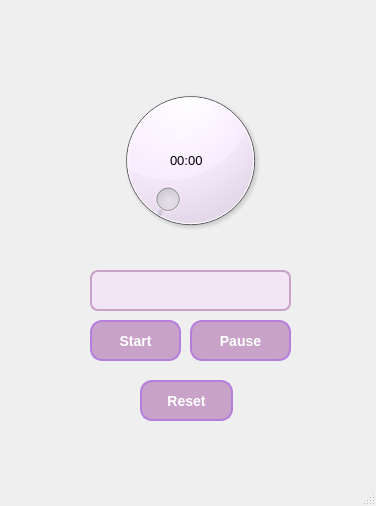
<?xml version="1.0" encoding="UTF-8"?>
<ui version="4.0">
 <class>MainWindow</class>
 <widget class="QMainWindow" name="MainWindow">
  <property name="geometry">
   <rect>
    <x>0</x>
    <y>0</y>
    <width>376</width>
    <height>506</height>
   </rect>
  </property>
  <property name="windowTitle">
   <string>MainWindow</string>
  </property>
  <widget class="QWidget" name="centralwidget">
   <widget class="QDial" name="dial">
    <property name="geometry">
     <rect>
      <x>110</x>
      <y>70</y>
      <width>161</width>
      <height>181</height>
     </rect>
    </property>
    <property name="styleSheet">
     <string notr="true">QDial {
        background: #F8ECFF;          /* زمینه روشن یاسی */
    }
    QDial::handle {
        background: #B57EDC;          /* رنگ هندل (دستگیره) */
        border: 2px solid #7A3E9D;
        width: 18px;
        height: 18px;
        border-radius: 9px;
        margin: -2px;
    }</string>
    </property>
   </widget>
   <widget class="QLineEdit" name="lineEdit">
    <property name="geometry">
     <rect>
      <x>90</x>
      <y>270</y>
      <width>201</width>
      <height>41</height>
     </rect>
    </property>
    <property name="styleSheet">
     <string notr="true">QLineEdit {
        background-color: #F3E5F5;   
        border: 2px solid #C8A2C8;   /* یاسی ملایم */
        border-radius: 8px;
        padding: 6px;
        font-size: 14px;
        color: #4A235A;              /* بنفش تیره برای نوشته */
    }
    QLineEdit:focus {
        border: 2px solid #B57EDC;   /* وقتی فوکوس میشه پررنگ‌تر */
        background-color: #F8ECFF;
    }</string>
    </property>
   </widget>
   <widget class="QPushButton" name="pushButton">
    <property name="geometry">
     <rect>
      <x>90</x>
      <y>320</y>
      <width>91</width>
      <height>41</height>
     </rect>
    </property>
    <property name="styleSheet">
     <string notr="true">QPushButton {
        background-color: #C8A2C8;  
        color: white;
        font-size: 14px;
        font-weight: bold;
        border-radius: 12px;
        padding: 8px 16px;
        border: 2px solid #B57EDC;
    }
    QPushButton:hover {
        background-color: #B57EDC;  
    }
    QPushButton:pressed {
        background-color: #9A4EAE; 
        border: 2px solid #7A3E9D;
    }</string>
    </property>
    <property name="text">
     <string>Start</string>
    </property>
   </widget>
   <widget class="QLabel" name="label">
    <property name="geometry">
     <rect>
      <x>170</x>
      <y>150</y>
      <width>51</width>
      <height>21</height>
     </rect>
    </property>
    <property name="font">
     <font>
      <pointsize>10</pointsize>
     </font>
    </property>
    <property name="layoutDirection">
     <enum>Qt::LeftToRight</enum>
    </property>
    <property name="text">
     <string>00:00</string>
    </property>
   </widget>
   <widget class="QPushButton" name="pushButton_2">
    <property name="geometry">
     <rect>
      <x>190</x>
      <y>320</y>
      <width>101</width>
      <height>41</height>
     </rect>
    </property>
    <property name="styleSheet">
     <string notr="true">QPushButton {
        background-color: #C8A2C8; 
        color: white;
        font-size: 14px;
        font-weight: bold;
        border-radius: 12px;
        padding: 8px 16px;
        border: 2px solid #B57EDC;
    }
    QPushButton:hover {
        background-color: #B57EDC;   
    }
    QPushButton:pressed {
        background-color: #9A4EAE;   
        border: 2px solid #7A3E9D;
    }</string>
    </property>
    <property name="text">
     <string>Pause</string>
    </property>
   </widget>
   <widget class="QPushButton" name="pushButton_3">
    <property name="geometry">
     <rect>
      <x>140</x>
      <y>380</y>
      <width>93</width>
      <height>41</height>
     </rect>
    </property>
    <property name="styleSheet">
     <string notr="true">QPushButton {
        background-color: #C8A2C8; 
        color: white;
        font-size: 14px;
        font-weight: bold;
        border-radius: 12px;
        padding: 8px 16px;
        border: 2px solid #B57EDC;
    }
    QPushButton:hover {
        background-color: #B57EDC;   
    }
    QPushButton:pressed {
        background-color: #9A4EAE;   
        border: 2px solid #7A3E9D;
    }</string>
    </property>
    <property name="text">
     <string>Reset</string>
    </property>
   </widget>
  </widget>
  <widget class="QMenuBar" name="menubar">
   <property name="geometry">
    <rect>
     <x>0</x>
     <y>0</y>
     <width>376</width>
     <height>26</height>
    </rect>
   </property>
  </widget>
  <widget class="QStatusBar" name="statusbar"/>
 </widget>
 <resources/>
 <connections/>
</ui>
